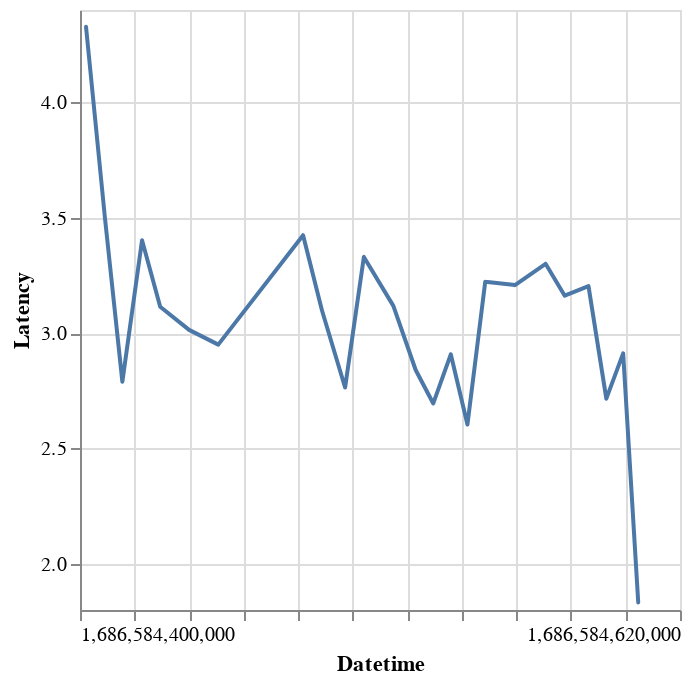

The notebook cell saved with this chart:
### Code cell
DeepnoteChart(df, """{"layer":[{"layer":[{"mark":{"clip":true,"type":"trail","color":"#4c78a8","tooltip":true},"encoding":{"x":{"sort":null,"type":"quantitative","field":"Datetime","scale":{"type":"linear","zero":false},"format":{"type":"default","decimals":null},"formatType":"numberFormatFromNumberType"},"y":{"sort":null,"type":"quantitative","field":"Latency","scale":{"type":"linear","zero":false},"format":{"type":"default","decimals":null},"formatType":"numberFormatFromNumberType"}}},{"mark":{"size":100,"type":"point","opacity":0,"tooltip":true},"encoding":{"x":{"sort":null,"type":"quantitative","field":"Datetime","scale":{"type":"linear","zero":false},"format":{"type":"default","decimals":null},"formatType":"numberFormatFromNumberType"},"y":{"sort":null,"type":"quantitative","field":"Latency","scale":{"type":"linear","zero":false},"format":{"type":"default","decimals":null},"formatType":"numberFormatFromNumberType"}}}]}],"title":"","config":{"legend":{}},"$schema":"https://vega.github.io/schema/vega-lite/v5.json","encoding":{}}""")

### Figure 1 — Vega-Lite specification as saved in the notebook (floating-point values rounded to 4 significant figures)
{"layer": [{"layer": [{"mark": {"clip": true, "type": "trail", "color": "#4c78a8", "tooltip": true}, "encoding": {"x": {"sort": null, "type": "quantitative", "field": "Datetime", "scale": {"type": "linear", "zero": false}, "format": {"type": "default", "decimals": null}, "formatType": "numberFormatFromNumberType"}, "y": {"sort": null, "type": "quantitative", "field": "Latency", "scale": {"type": "linear", "zero": false}, "format": {"type": "default", "decimals": null}, "formatType": "numberFormatFromNumberType"}}}, {"mark": {"size": 100, "type": "point", "opacity": 0, "tooltip": true}, "encoding": {"x": {"sort": null, "type": "quantitative", "field": "Datetime", "scale": {"type": "linear", "zero": false}, "format": {"type": "default", "decimals": null}, "formatType": "numberFormatFromNumberType"}, "y": {"sort": null, "type": "quantitative", "field": "Latency", "scale": {"type": "linear", "zero": false}, "format": {"type": "default", "decimals": null}, "formatType": "numberFormatFromNumberType"}}}]}], "title": "", "config": {"legend": {}}, "$schema": "https://vega.github.io/schema/vega-lite/v5.json", "encoding": {}, "data": {"values": [{"Mac_Address": "0x2c8db1c3edca", "Datetime": 1686584402209, "Latency": 4.327, "Probability": 99.73, "Prediction": 3}, {"Mac_Address": "0x2c8db1c3edca", "Datetime": 1686584409172, "Latency": 3.496, "Probability": 99.56, "Prediction": 3}, {"Mac_Address": "0x2c8db1c3edca", "Datetime": 1686584415531, "Latency": 2.789, "Probability": 99.8, "Prediction": 3}, {"Mac_Address": "0x2c8db1c3edca", "Datetime": 1686584422752, "Latency": 3.402, "Probability": 100, "Prediction": 3}, {"Mac_Address": "0x2c8db1c3edca", "Datetime": 1686584429406, "Latency": 3.114, "Probability": 68.37, "Prediction": 4}, {"Mac_Address": "0x2c8db1c3edca", "Datetime": 1686584439994, "Latency": 3.014, "Probability": 91.27, "Prediction": 4}, {"Mac_Address": "0x2c8db1c3edca", "Datetime": 1686584450698, "Latency": 2.95, "Probability": 99.97, "Prediction": 3}, {"Mac_Address": "0x2c8db1c3edca", "Datetime": 1686584481798, "Latency": 3.424, "Probability": 90.16, "Prediction": 3}, {"Mac_Address": "0x2c8db1c3edca", "Datetime": 1686584488680, "Latency": 3.1, "Probability": 86.05, "Prediction": 3}, {"Mac_Address": "0x2c8db1c3edca", "Datetime": 1686584497202, "Latency": 2.764, "Probability": 95.64, "Prediction": 4}, {"Mac_Address": "0x2c8db1c3edca", "Datetime": 1686584504083, "Latency": 3.33, "Probability": 99.95, "Prediction": 3}, {"Mac_Address": "0x2c8db1c3edca", "Datetime": 1686584514895, "Latency": 3.118, "Probability": 98.49, "Prediction": 3}, {"Mac_Address": "0x2c8db1c3edca", "Datetime": 1686584523081, "Latency": 2.84, "Probability": 76.04, "Prediction": 3}, {"Mac_Address": "0x2c8db1c3edca", "Datetime": 1686584529528, "Latency": 2.695, "Probability": 75.91, "Prediction": 3}, {"Mac_Address": "0x2c8db1c3edca", "Datetime": 1686584535957, "Latency": 2.908, "Probability": 53.23, "Prediction": 6}, {"Mac_Address": "0x2c8db1c3edca", "Datetime": 1686584542062, "Latency": 2.604, "Probability": 64.7, "Prediction": 3}, {"Mac_Address": "0x2c8db1c3edca", "Datetime": 1686584548588, "Latency": 3.222, "Probability": 61.63, "Prediction": 1}, {"Mac_Address": "0x2c8db1c3edca", "Datetime": 1686584559498, "Latency": 3.208, "Probability": 100, "Prediction": 4}, {"Mac_Address": "0x2c8db1c3edca", "Datetime": 1686584570714, "Latency": 3.3, "Probability": 49.67, "Prediction": 4}, {"Mac_Address": "0x2c8db1c3edca", "Datetime": 1686584577734, "Latency": 3.162, "Probability": 45.73, "Prediction": 1}, {"Mac_Address": "0x2c8db1c3edca", "Datetime": 1686584586445, "Latency": 3.203, "Probability": 77.25, "Prediction": 1}, {"Mac_Address": "0x2c8db1c3edca", "Datetime": 1686584592985, "Latency": 2.716, "Probability": 74.95, "Prediction": 1}, {"Mac_Address": "0x2c8db1c3edca", "Datetime": 1686584599160, "Latency": 2.912, "Probability": 52.05, "Prediction": 1}, {"Mac_Address": "0x2c8db1c3edca", "Datetime": 1686584604684, "Latency": 1.833, "Probability": 84.29, "Prediction": 4}]}}
